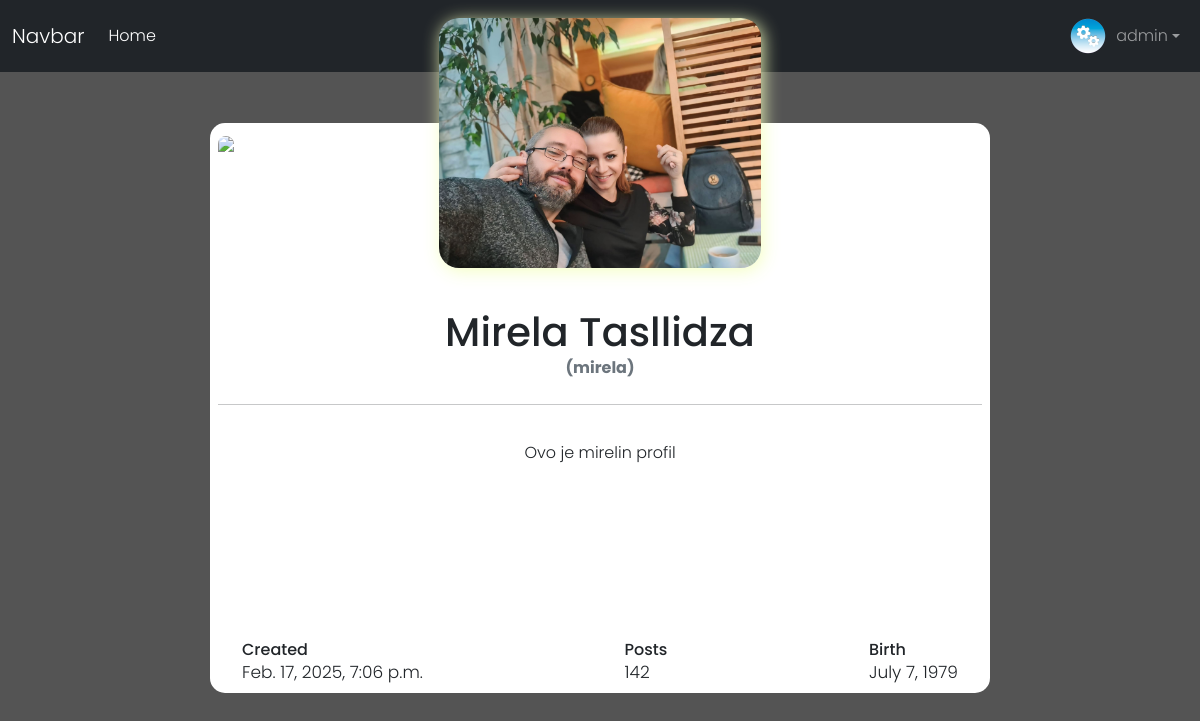
The page /profiles/6/ (signed in) on the database its author committed.
### profiles/models.py (models this page shows, shortened)
class Profile (models.Model):
    user = models.OneToOneField(User, on_delete=models.CASCADE)
    bio = models.TextField(blank=True)
    profile_image = models.ImageField(default="avatar.png", upload_to="avatars/")
    date_of_birth = models.DateField(null=True, blank=True)
    old_email = models.EmailField(blank=True, null=True)
    new_email = models.EmailField(blank=True, null=True)
    email_confirmed = models.BooleanField(default=False)
    updated = models.DateTimeField(auto_now=True)
    created = models.DateTimeField(auto_now_add=True)

### profiles/views.py (the view)
# urls.py: path('<int:pk>/', views.wiew_profile, name='profile'),
def wiew_profile(request, pk):
    profile = Profile.objects.get(pk=pk)
    return render(request, 'profiles/profile.html', {'profile': profile})

### profiles/templates/profiles/profile.html (shortened to what this page needs)
{% extends 'base.html' %}
{% load static %}
{% block styles %}
<link rel="stylesheet" href="{% static 'profiles/css/profile.css' %}">
{% endblock styles %}
{% block content %}
<div class="container d-flex justify-content-center align-items-center">
    <div class="card">
        <div class="upper">
            <img src="https://i.imgur.com/Qtrsrk5.jpg" class="img-fluid">
        </div>
        <div class="user text-center">
                <img src="{{ profile.profile_image.url }}" class="img_profile" >
        </div>
        <div class="text-center data">
            <h1 class="mb-0 fw-bpld">{{ profile.user.first_name }} {{ profile.user.last_name }}</h1>
            <span class="text-muted d-block mb-2 fw-bold">({{ profile.user.username }})</span>
        </div>
        <div class="text-center bio">
            <p>{{ profile.bio }}</p>
        </div>
        <div class="d-flex justify-content-between align-items-center mt-4 px-4">
            <div class="stats">
                <h6 class="mb-0">Created</h6>
                <span>{{ profile.created }}</span>
            </div>
            <div class="stats">
                <h6 class="mb-0">Posts</h6>
                <span>142</span>
            </div>
            <div class="stats">
                <h6 class="mb-0">Birth</h6>
                <span>{{ profile.date_of_birth }}</span>
            </div>
        </div>
    </div>
</div>
{% endblock content %}

### templates/navbar.html (shortened to what this page needs)
<nav class="navbar navbar-expand-lg navbar-dark bg-dark">
    <div class="container-fluid">
        <a class="navbar-brand" href="#">Navbar</a>
        <div class="collapse navbar-collapse" id="navbarSupportedContent">
            <ul class="navbar-nav me-auto mb-2 mb-lg-0">
                <li class="nav-item">
                    <a class="nav-link active" aria-current="page" href="{% url 'home' %}">Home</a>
                </li>
            </ul>
            {% if user.is_authenticated %}
                <ul class="navbar-nav ms-auto">
                    <li class="nav-item dropdown">
                        <a class="nav-link dropdown-toggle d-flex align-items-center" href="#" id="navbarDropdownMenuLink" role="button"
                            data-bs-toggle="dropdown" aria-expanded="false">
                            <img src="{{ user.profile.profile_image.url }}" class="rounded-circle me-2" width="40" height="40" alt="Profile">
                            {{ user.username }}
                        </a>
                    </li>
                </ul>
            {% endif %}
        </div>
    </div>
</nav>

### profiles/static/profiles/css/profile.css (style rules this page uses)
body { background-color:#545454; font-family: "Poppins", sans-serif; font-weight: 300; }
.container { height: 80vh; }
.card { width: 780px; border: none; border-radius: 15px; padding: 8px; background-color: #fff; position: relative; height: 570px; }
.upper { height: 100px; }
.upper img { width: 100%; border-top-left-radius: 10px; border-top-right-radius: 10px; }
.user { position: relative; }
.img_profile { border-radius: 20px; height: 250px; width: auto; margin-top:-200px; box-shadow: 2px 3px 17px rgba(243, 255, 189, 0.938); }
.data { margin-top: 40px; padding: 0; }
.bio { margin-top: 20px; height: 200px; }
.stats span { font-size: 17px; }

### rows shown on the page
Profile: profile_image (picture), user.first_name "Mirela", user.last_name "Tasllidza", user.username "mirela", bio "Ovo je mirelin profil", created "Feb. 17, 2025, 7:06 p.m.", date_of_birth "July 7, 1979"

### other values the page prints
{{ user.username }} "admin"
